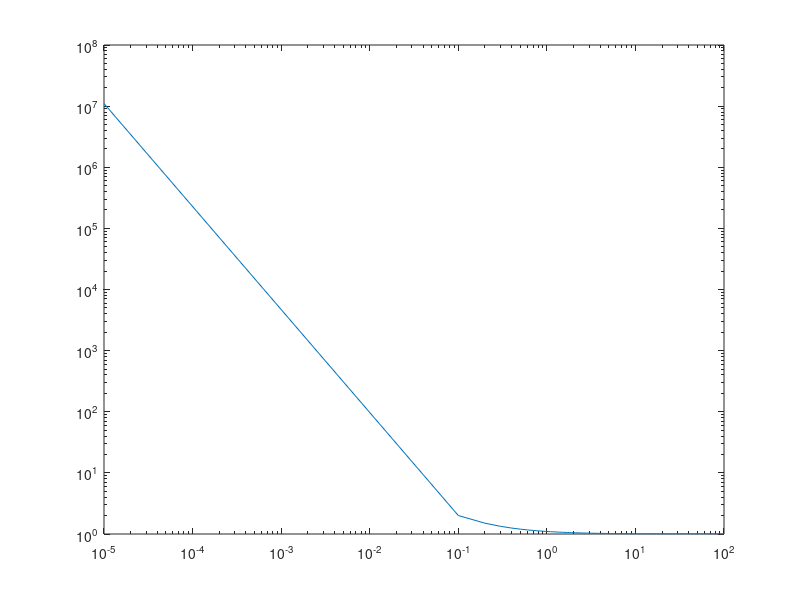

This figure's MATLAB source:
hlim = 5;
g = 10;

tmp = linspace(1e-5,100,1000)
for i = 1:1000
h0=tmp(i);
A =[0 1;g/h0 0];
B = [0
    -g/h0];

r1(i) = norm(expm(A*0.01),'inf');
end

loglog(tmp,r1)
% r = r1+eta/2;        

